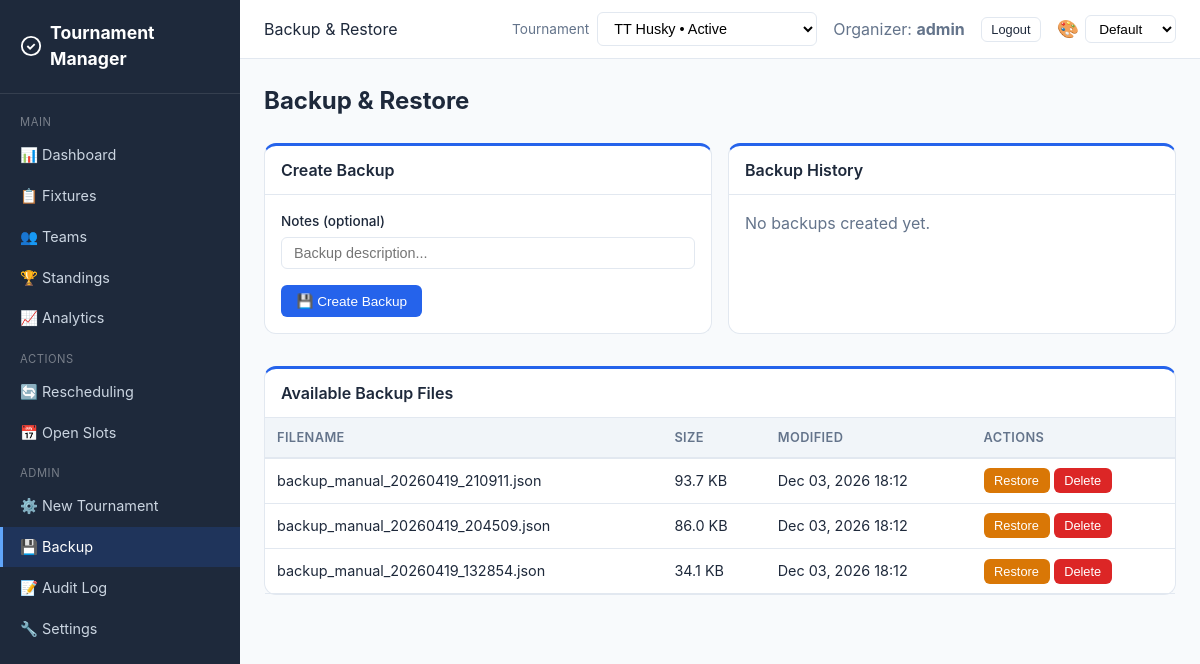
The app's page /backup/ (signed in), older data.
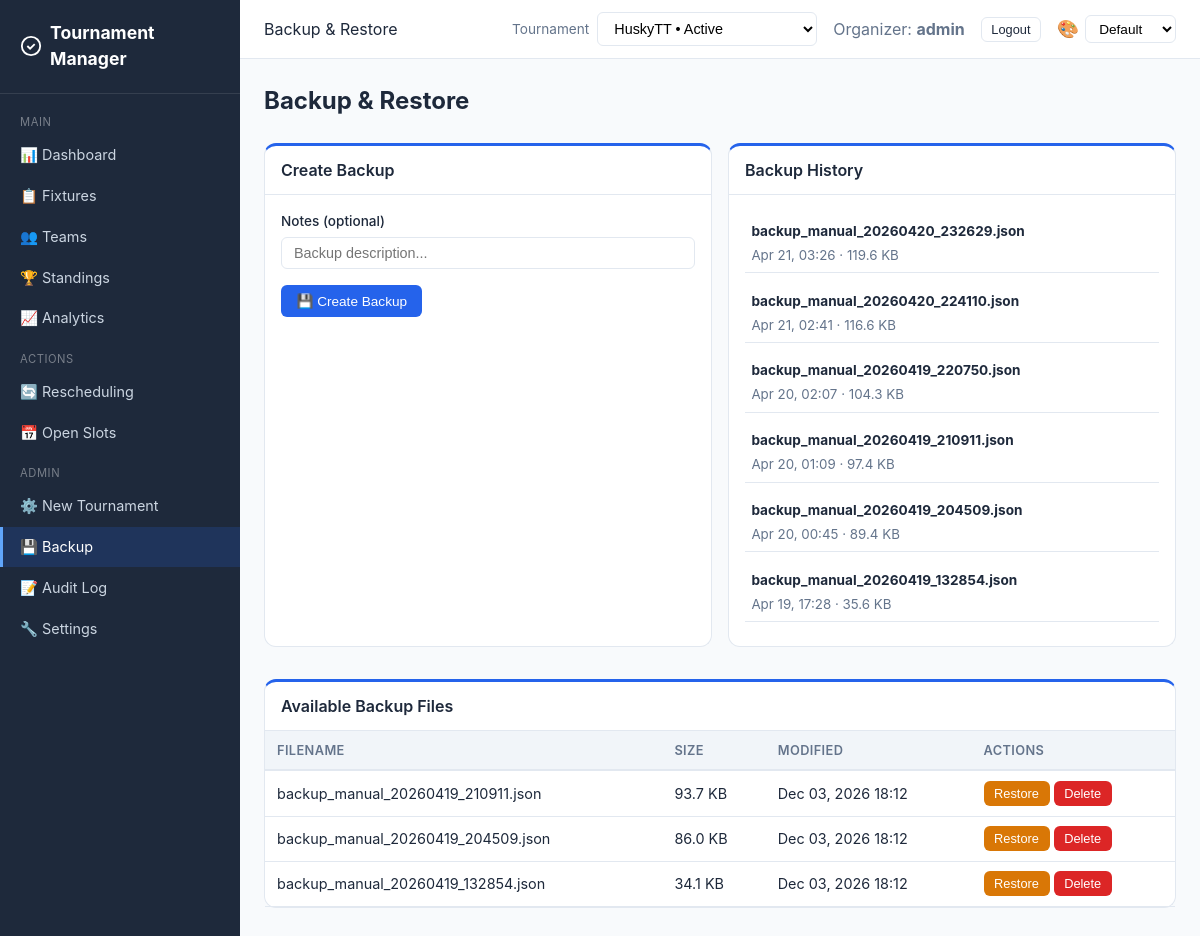
The same page, newer data.
### core/models.py (models this page shows, shortened)
class BackupRecord(models.Model):
    filename = models.CharField(max_length=255)
    created_at = models.DateTimeField(auto_now_add=True)
    created_by = models.ForeignKey(
        User, on_delete=models.SET_NULL, null=True, blank=True
    )
    size_bytes = models.IntegerField(default=0)
    is_auto = models.BooleanField(default=False)
    notes = models.TextField(blank=True, default="")
    class Meta:
        ordering = ["-created_at"]

### core/views.py (the view)
# urls.py: path("backup/", views.backup_view, name="backup"),
@login_required
def backup_view(request):
    if not _is_organizer(request.user):
        messages.error(request, "Only organizers can manage backups.")
        return redirect("dashboard")
    tournament = _get_tournament(request)
    return render(request, "core/backup.html", {
        "backups": list_backups(), "records": BackupRecord.objects.all()[:20],
        **_tournament_context(request, tournament),
    })

### core/backup.py (called while the page is built)
def list_backups():
    backup_dir = Path(settings.BACKUP_DIR)
    if not backup_dir.exists():
        return []
    files = []
    for f in sorted(backup_dir.glob("backup_*.json"), reverse=True):
        files.append({
            "filename": f.name,
            "path": str(f),
            "size": f.stat().st_size,
            "modified": datetime.fromtimestamp(f.stat().st_mtime),
        })
    return files

### core/views.py (called while the page is built)
def _get_available_tournaments():
    return Tournament.objects.annotate(
        team_count=Count("teams", distinct=True),
        match_count=Count("matches", distinct=True),
    ).annotate(
        status_rank=db_models.Case(
            db_models.When(status="active", then=db_models.Value(0)),
            db_models.When(status="registration_open", then=db_models.Value(1)),
            db_models.When(status="ready", then=db_models.Value(2)),
            db_models.When(status="scheduled", then=db_models.Value(3)),
            db_models.When(status="setup", then=db_models.Value(4)),
            db_models.When(status="completed", then=db_models.Value(5)),
            default=db_models.Value(6),
            output_field=db_models.IntegerField(),
        )
    ).order_by("status_rank", "-created_at")

def _tournament_context(request, tournament=None):
    if not request.user.is_authenticated or not _is_organizer(request.user):
        return {}
    return {
        "available_tournaments": _get_available_tournaments(),
        "selected_tournament": tournament,
    }

def _get_team(user):
    try:
        return user.team
    except (Team.DoesNotExist, AttributeError):
        pass
    try:
        return user.team_membership.team
    except (TeamMembership.DoesNotExist, AttributeError):
        return None

def _is_organizer(user):
    return user.is_staff or user.is_superuser

### templates/core/backup.html (shortened to what this page needs)
{% extends "core/base.html" %}
{% block page_header %}Backup & Restore{% endblock %}
{% block content %}
<h1 class="page-title">Backup & Restore</h1>
<div class="grid grid-2">
    <div class="card">
        <div class="card-header">Create Backup</div>
        <div class="card-body">
            <form method="post" action="{% url 'create_backup' %}">
                <div class="form-group">
                    <label>Notes (optional)</label>
                    <input type="text" name="notes" class="form-control" placeholder="Backup description...">
                </div>
                <button type="submit" class="btn btn-primary">💾 Create Backup</button>
            </form>
        </div>
    </div>
    <div class="card">
        <div class="card-header">Backup History</div>
        <div class="card-body">
            {% for r in records %}
            <div class="d-flex justify-between align-center mb-1" style="padding:0.4rem;border-bottom:1px solid var(--border);">
                <div>
                    <strong style="font-size:0.85rem;">{{ r.filename }}</strong><br>
                    <small class="text-muted">{{ r.created_at|date:"M d, H:i" }} · {{ r.size_bytes|filesizeformat }} {% if r.is_auto %}· Auto{% endif %}</small>
                </div>
            </div>
            {% empty %}
            <p class="text-muted">No backups created yet.</p>
            {% endfor %}
        </div>
    </div>
</div>
{% if backups %}
<div class="card mt-2">
    <div class="card-header">Available Backup Files</div>
    <div class="table-container">
    <table>
        <thead><tr><th>Filename</th><th>Size</th><th>Modified</th><th>Actions</th></tr></thead>
        <tbody>
        {% for b in backups %}
        <tr>
            <td>{{ b.filename }}</td>
            <td>{{ b.size|filesizeformat }}</td>
            <td>{{ b.modified|date:"M d, Y H:i" }}</td>
            <td>
                <form method="post" action="{% url 'restore_backup' %}" style="display:inline">
                    <button type="submit" class="btn btn-warning btn-sm" onclick="return confirm('Restore from this backup? Current data will be backed up first.')">Restore</button>
                </form>
                <form method="post" action="{% url 'delete_backup' %}" style="display:inline">
                    <button type="submit" class="btn btn-danger btn-sm" onclick="return confirm('Delete this backup?')">Delete</button>
                </form>
            </td>
        </tr>
        {% endfor %}
        </tbody>
    </table>
    </div>
</div>
{% endif %}
{% endblock %}

### templates/core/base.html (shortened to what this page needs)
{% load static %}
<!DOCTYPE html>
<html lang="en">
<head>
    <link rel="stylesheet" href="{% static 'css/style.css' %}?v={% now 'YmdHis' %}">
</head>
<body>
{% if user.is_authenticated %}
<div class="app-layout">
    <aside class="sidebar">
        <div class="sidebar-brand">
            <svg viewBox="0 0 24 24" fill="none" stroke="currentColor" stroke-width="2"><circle cx="12" cy="12" r="10"/><path d="M8 12l3 3 5-5"/></svg>
            Tournament Manager
        </div>
        <nav class="sidebar-nav">
            <div class="sidebar-section">Main</div>
            <a href="{% url 'dashboard' %}" class="{% if request.resolver_match.url_name == 'dashboard' %}active{% endif %}">📊 Dashboard</a>
            <a href="{% url 'fixtures' %}" class="{% if request.resolver_match.url_name == 'fixtures' %}active{% endif %}">📋 Fixtures</a>
            <a href="{% url 'teams' %}" class="{% if request.resolver_match.url_name == 'teams' or request.resolver_match.url_name == 'team_detail' %}active{% endif %}">👥 Teams</a>
            <a href="{% url 'standings' %}" class="{% if request.resolver_match.url_name == 'standings' %}active{% endif %}">🏆 Standings</a>
            <a href="{% url 'analytics' %}" class="{% if request.resolver_match.url_name == 'analytics' %}active{% endif %}">📈 Analytics</a>
            <div class="sidebar-section">Actions</div>
            <a href="{% url 'rescheduling' %}" class="{% if request.resolver_match.url_name == 'rescheduling' %}active{% endif %}">🔄 Rescheduling</a>
            <a href="{% url 'open_slots' %}" class="{% if request.resolver_match.url_name == 'open_slots' %}active{% endif %}">📅 Open Slots</a>
            {% if user.is_staff %}
            <div class="sidebar-section">Admin</div>
            <a href="{% url 'tournament_setup' %}" class="{% if request.resolver_match.url_name == 'tournament_setup' %}active{% endif %}">⚙️ New Tournament</a>
            <a href="{% url 'backup' %}" class="{% if request.resolver_match.url_name == 'backup' %}active{% endif %}">💾 Backup</a>
            <a href="{% url 'audit_log' %}" class="{% if request.resolver_match.url_name == 'audit_log' %}active{% endif %}">📝 Audit Log</a>
            <a href="{% url 'settings' %}" class="{% if request.resolver_match.url_name == 'settings' %}active{% endif %}">🔧 Settings</a>
            {% endif %}
        </nav>
    </aside>
    <div class="main-content">
        <header class="topbar">
            <div class="topbar-left">
                <span>{% block page_header %}{% endblock %}</span>
            </div>
            <div class="topbar-right">
                {% if user.is_staff and available_tournaments %}
                <form method="post" action="{% url 'select_tournament' %}" style="display:flex;align-items:center;gap:0.5rem;">
                    <label for="tournament-switch" class="text-muted" style="font-size:0.85rem;">Tournament</label>
                    <select id="tournament-switch" name="tournament_id" class="form-select" onchange="this.form.submit()" style="min-width:220px;">
                        {% for t in available_tournaments %}
                        <option value="{{ t.pk }}" {% if selected_tournament and t.pk == selected_tournament.pk %}selected{% endif %}>
                            {{ t.name }} • {{ t.get_status_display }}
                        </option>
                        {% endfor %}
                    </select>
                </form>
                {% endif %}
                {% if team %}
                <a href="{% url 'team_detail' pk=team.pk %}" class="btn btn-outline btn-sm">&#9881;&#65039; {{ team.name }}</a>
                {% elif user.is_staff %}
                <span class="text-muted">Organizer: <strong>{{ user.username }}</strong></span>
                {% endif %}
                <form method="post" action="{% url 'logout' %}" style="display:inline;">
                    <button type="submit" class="btn btn-outline btn-sm">Logout</button>
                </form>
                <div class="theme-picker">
                    <label for="themeSelect" style="font-size:1.1rem;cursor:default;" title="Theme">🎨</label>
                    <select id="themeSelect" class="form-select" style="width:auto;padding:0.3rem 0.55rem;font-size:0.85rem;">
                        <option value="default">Default</option>
                    </select>
                </div>
            </div>
        </header>
        <div class="content">
            {% block content %}{% endblock %}
        </div>
    </div>
</div>
{% endif %}
</body>
</html>

### static/css/style.css (style rules this page uses)
:root { --primary: #2563eb; --primary-dark: #1d4ed8; --success: #16a34a; --warning: #d97706; --danger: #dc2626; --info: #0891b2; --bg: #f8fafc; --bg-card: #ffffff; --text: #1e293b; --text-muted: #64748b; --border: #e2e8f0; --sidebar-bg: #1e293b; --sidebar-text: #cbd5e1; --sidebar-active: #2563eb; }
.theme-picker { display: flex; align-items: center; gap: 0.4rem; }
* { box-sizing: border-box; margin: 0; padding: 0; }
body { font-family: -apple-system, BlinkMacSystemFont, 'Segoe UI', Roboto, sans-serif; background: var(--bg); color: var(--text); line-height: 1.5; }
.app-layout { display: flex; min-height: 100vh; }
.sidebar { width: 240px; background: var(--sidebar-bg); color: var(--sidebar-text); position: fixed; top: 0; left: 0; bottom: 0; overflow-y: auto; z-index: 100; transition: transform 0.3s; }
.sidebar-brand { padding: 1.25rem; font-size: 1.1rem; font-weight: 700; color: white; border-bottom: 1px solid rgba(255,255,255,0.1); display: flex; align-items: center; gap: 0.5rem; }
.sidebar-brand svg { width: 24px; height: 24px; }
.sidebar-nav { padding: 0.5rem 0; }
.sidebar-nav a { display: flex; align-items: center; gap: 0.75rem; padding: 0.6rem 1.25rem; color: var(--sidebar-text); text-decoration: none; font-size: 0.9rem; transition: all 0.15s; }
.sidebar-nav a.active { background: rgba(37,99,235,0.18); color: white; border-left: 3px solid #60a5fa; padding-left: calc(1.25rem - 3px); }
.sidebar-section { padding: 0.75rem 1.25rem 0.25rem; font-size: 0.7rem; text-transform: uppercase; letter-spacing: 0.05em; color: rgba(255,255,255,0.4); }
.main-content { margin-left: 240px; flex: 1; min-width: 0; }
.topbar { background: var(--bg-card); border-bottom: 1px solid var(--border); padding: 0.75rem 1.5rem; display: flex; justify-content: space-between; align-items: center; position: sticky; top: 0; z-index: 50; }
.topbar-left { display: flex; align-items: center; gap: 1rem; }
.topbar-right { display: flex; align-items: center; gap: 1rem; }
.content { padding: 1.5rem; max-width: 1400px; }
.page-title { font-size: 1.5rem; font-weight: 700; margin-bottom: 1.5rem; }
.card { background: var(--bg-card); border: 1px solid var(--border); border-top: 3px solid var(--primary); border-radius: 12px; margin-bottom: 1rem; }
.card-header { padding: 0.75rem 1rem; border-bottom: 1px solid var(--border); font-weight: 600; display: flex; justify-content: space-between; align-items: center; }
.card-body { padding: 1rem; }
.grid { display: grid; gap: 1rem; }
.grid-2 { grid-template-columns: repeat(2, 1fr); }
.table-container { overflow-x: auto; }
table { width: 100%; border-collapse: collapse; font-size: 0.9rem; }
th { background: #f1f5f9; padding: 0.6rem 0.75rem; text-align: left; font-weight: 600; font-size: 0.8rem; text-transform: uppercase; letter-spacing: 0.03em; color: var(--text-muted); border-bottom: 2px solid var(--border); white-space: nowrap; }
td { padding: 0.6rem 0.75rem; border-bottom: 1px solid var(--border); vertical-align: middle; }
.btn { display: inline-flex; align-items: center; gap: 0.4rem; padding: 0.45rem 0.9rem; border-radius: 6px; font-size: 0.85rem; font-weight: 500; border: 1px solid transparent; cursor: pointer; text-decoration: none; transition: all 0.15s; white-space: nowrap; }
.btn-primary { background: var(--primary); color: white; }
.btn-warning { background: var(--warning); color: white; }
.btn-danger { background: var(--danger); color: white; }
.btn-outline { background: white; border-color: var(--border); color: var(--text); }
.btn-sm { padding: 0.25rem 0.6rem; font-size: 0.8rem; }
.form-group { margin-bottom: 1rem; }
.form-group label { display: block; margin-bottom: 0.3rem; font-weight: 500; font-size: 0.85rem; }
.form-control { width: 100%; padding: 0.45rem 0.75rem; border: 1px solid var(--border); border-radius: 6px; font-size: 0.9rem; transition: border-color 0.15s; }
.form-select { width: 100%; padding: 0.45rem 0.75rem; border: 1px solid var(--border); border-radius: 6px; font-size: 0.9rem; background: white; }
.text-muted { color: var(--text-muted); }
.mb-1 { margin-bottom: 0.5rem; }
.mt-2 { margin-top: 1rem; }
.d-flex { display: flex; }
.align-center { align-items: center; }
.justify-between { justify-content: space-between; }

Row changes from the older to the newer data that the page shows:
added BackupRecord: filename "backup_manual_20260420_232629.json", created_at "Apr 21, 03:26", size_bytes|filesizeformat "119.6 KB"
added BackupRecord: filename "backup_manual_20260420_224110.json", created_at "Apr 21, 02:41", size_bytes|filesizeformat "116.6 KB"
added BackupRecord: filename "backup_manual_20260419_220750.json", created_at "Apr 20, 02:07", size_bytes|filesizeformat "104.3 KB"
added BackupRecord: filename "backup_manual_20260419_210911.json", created_at "Apr 20, 01:09", size_bytes|filesizeformat "97.4 KB"
added BackupRecord: filename "backup_manual_20260419_204509.json", created_at "Apr 20, 00:45", size_bytes|filesizeformat "89.4 KB"
added BackupRecord: filename "backup_manual_20260419_132854.json", created_at "Apr 19, 17:28", size_bytes|filesizeformat "35.6 KB"
Text that changed along with them:
form field tournament_id: "TT Husky • Active" → "HuskyTT • Active"
text no longer shown: "No backups created yet."
